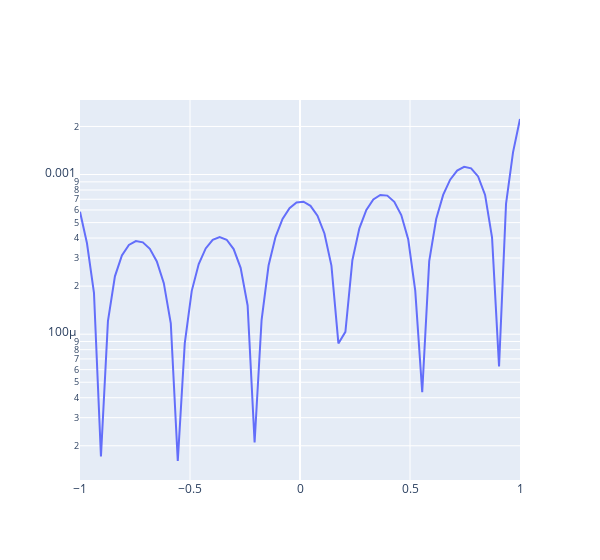

The cell this chart's notebook holds for it:
### Code cell
fig = go.Figure()
fig.add_trace(go.Scatter(x=X_test, y=err))
fig.update_layout(width=600, yaxis_type="log")
fig.show()
